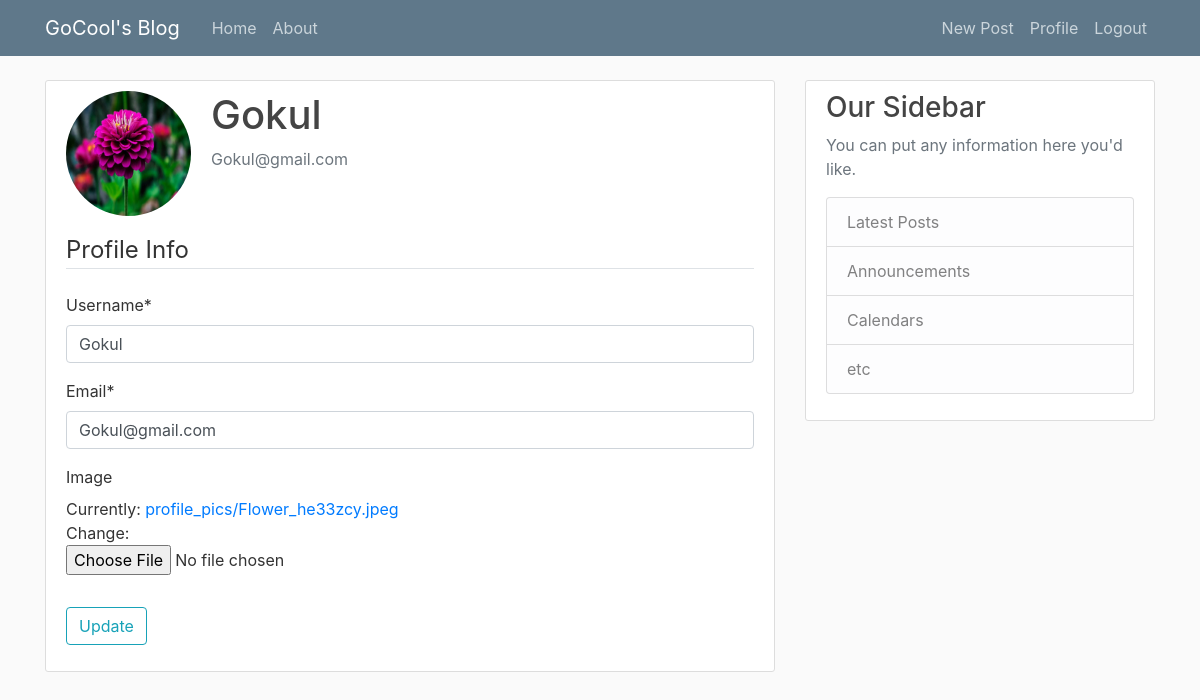
Screenshot of /profile/ (signed in) with the database file from the repository.
### users/models.py (models this page shows, shortened)
class CustomUser(AbstractUser):
    username = models.CharField(max_length=255,unique=True)
    email = models.EmailField(max_length=255)
    active = models.BooleanField(default=True)
    staff = models.BooleanField(default=False)
    admin = models.BooleanField(default=False)
    image = models.ImageField(default='default.jpg', upload_to='profile_pics')

### users/views.py (the view)
# urls.py: path('profile/', user_views.profile, name = "profile"),
@login_required
def profile(request):
    if request.method == 'POST':
        u_form = UserUpdateForm(request.POST,request.FILES, instance=request.user)
        if u_form.is_valid() :
            u_form.save()
            messages.success(request, f'Your account has been updated!')
            return redirect('profile')
    else:
        u_form = UserUpdateForm(instance=request.user)
    context={
        'u_form': u_form,
    }
    return render(request, 'users/profile.html',context)

### users/forms.py
class UserUpdateForm(forms.ModelForm):
    email = forms.EmailField()
    def __init__(self, *args, **kwargs):
        super(UserUpdateForm, self).__init__(*args, **kwargs)
        self.fields['image'].required = False
    class Meta:
        model = CustomUser
        fields = ['username','email','image']

### users/templates/users/profile.html (shortened to what this page needs)
{% extends "blog/base.html" %}
{% load crispy_forms_tags %}
{% block content %}
<div class="content-section">
    <div class="media">
      <img class="rounded-circle account-img" src = "{{ user.image.url }}">
      <div class="media-body">
        <h2 class="account-heading">{{ user.username }}</h2>
        <p class="text-secondary">{{ user.email }}</p>
      </div>
    </div>
    <form method="POST" enctype="multipart/form-data">
        <fieldset class="form-group">
            <legend class="border-bottom mb-4">Profile Info</legend>
            {{u_form |crispy }}
        </fieldset>
        <div class="form-group">
            <button class="btn btn-outline-info" type="submit">Update</button>
        </div>
    </form>
</div>
{% endblock content %}

### blog/static/blog/main.css (style rules this page uses)
body { background: #fafafa; color: #333333; margin-top: 5rem; }
h1, h2, h3, h4, h5, h6 { color: #444444; }
.content-section { background: #ffffff; padding: 10px 20px; border: 1px solid #dddddd; border-radius: 3px; margin-bottom: 20px; }
.account-img { height: 125px; width: 125px; margin-right: 20px; margin-bottom: 16px; }
.account-heading { font-size: 2.5rem; }

### rows the page displays
CustomUser: image (picture), username "Gokul", email "Gokul@gmail.com"
